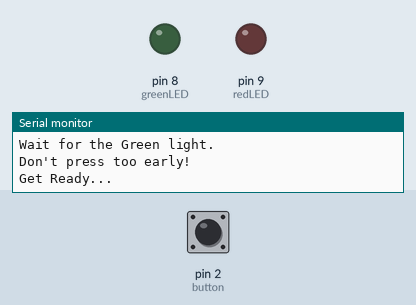
This sketch was run on a simulated Arduino Uno, built with avr-gcc and run on an emulated ATmega328P. Shown: output pins drawn as LEDs (lit = HIGH), the last lines printed to the serial monitor. The inputs (shaded band) are chosen by the test bench; at power-on: pin 2 (button) HIGH. Random numbers use the default seed unless the sketch sets one.

Above: at 1.2 s.
1.3 s: pin 2 (button) pulled LOW for 0.15 s
At 2.5 s:
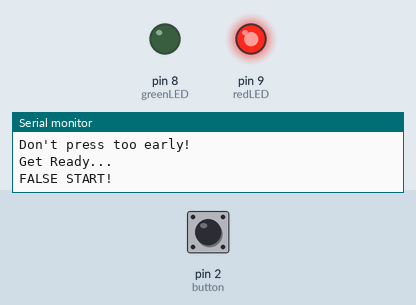
4.4 s: pin 2 (button) pulled LOW for 1 s
At 7.6 s:
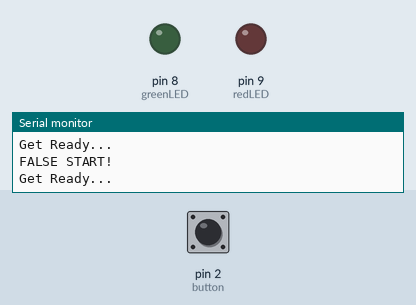
8.4 s: pin 2 (button) pulled LOW for 3.2 s
At 16.0 s:
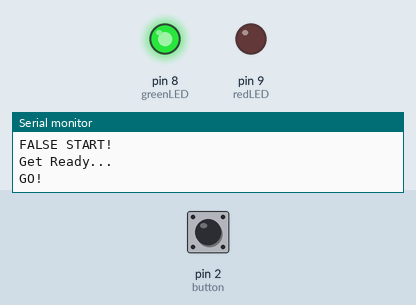
16.1 s: pin 2 (button) driven LOW
At 16.8 s:
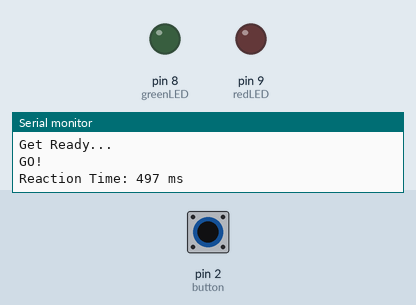
Timing chart, 0 to 18.6 s (numbered marks = the images above; inputs shaded):
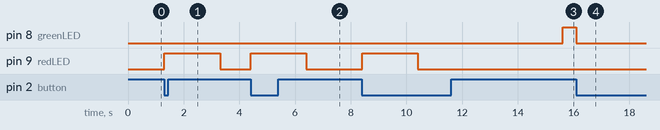

The sketch:

rxn-time-tester.ino
```cpp
const int greenLED = 8;
const int redLED = 9;
const int button = 2;

void setup() {
  pinMode(greenLED, OUTPUT);
  pinMode(redLED, OUTPUT);
  pinMode(button, INPUT_PULLUP);

  Serial.begin(9600);

  // Creates a random seed
  randomSeed(analogRead(A0));

  Serial.println("Reaction Time Tester");
  Serial.println("Wait for the Green light.");
  Serial.println("Don't press too early!");
  Serial.println();
}

void loop() {

  // Turn LEDs off
  digitalWrite(greenLED, LOW);
  digitalWrite(redLED, LOW);
  Serial.println("Get Ready...");

  // Random wait between 2 and 5 seconds
  int waitTime = random(2000, 5000);

  for (int i = 0; i < waitTime; i += 10) {

    // Check for false start
    if (digitalRead(button) == LOW) {

      Serial.println("FALSE START!");
      digitalWrite(redLED, HIGH);
      delay(2000);
      digitalWrite(redLED, LOW);

      // Wait until button is released
      while (digitalRead(button) == LOW) {
      }

      delay(500);
      Serial.println();
      return;
    }

    delay(10);
  }

  // Turn on green LED
  digitalWrite(greenLED, HIGH);

  Serial.println("GO!");

  unsigned long startTime = millis();

  // Wait until button is pressed
  while (digitalRead(button) == HIGH) {
  }

  unsigned long reactionTime = millis() - startTime;

  digitalWrite(greenLED, LOW);

  Serial.print("Reaction Time: ");
  Serial.print(reactionTime);
  Serial.println(" ms");

  // Wait until button is released
  while (digitalRead(button) == LOW) {
  }

  delay(3000);

  Serial.println();
}
```

Measured:
- after the input at 1.3 s, pin 9 (redLED): LOW → HIGH at once, → LOW 2.0 s later
- after the input at 4.4 s, pin 9 (redLED): LOW → HIGH at once, → LOW 2.0 s later
- after the input at 8.4 s, pin 9 (redLED): LOW → HIGH at once, → LOW 2.0 s later
- after the input at 16.1 s, pin 8 (greenLED): HIGH → LOW at once
